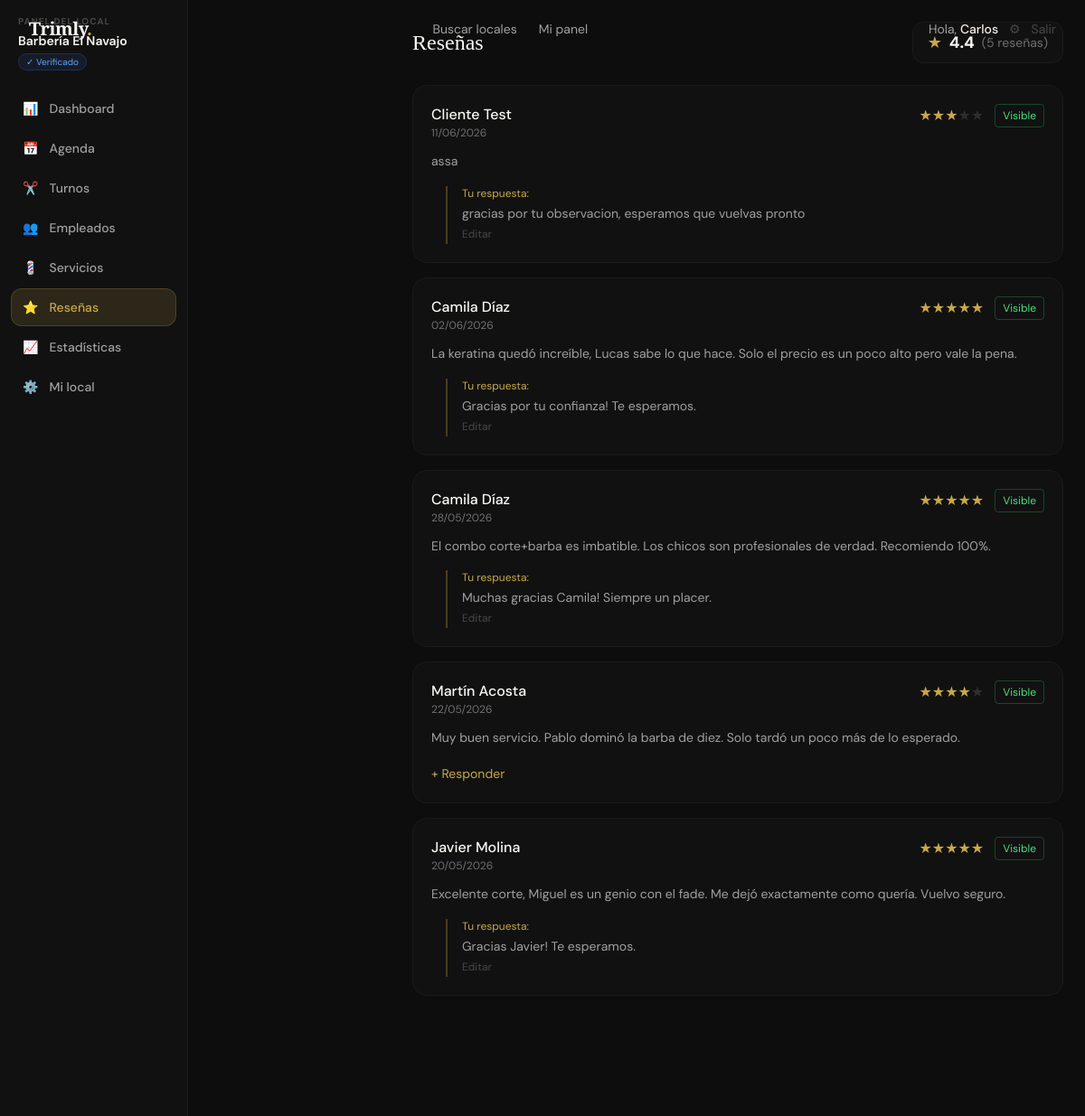
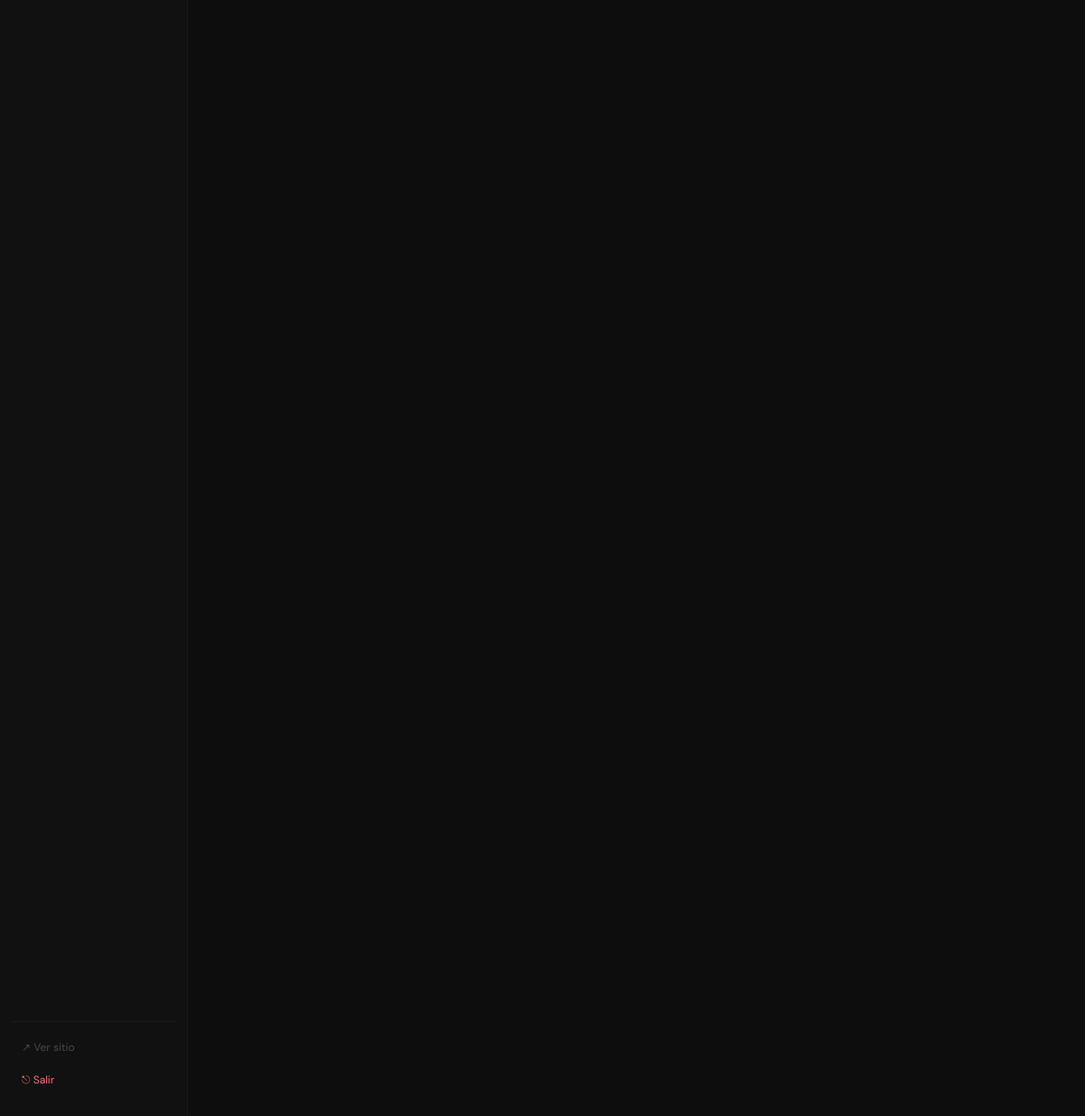
The app's page /panel/resenas (signed in) with its own data (2 pictures, top to bottom).
### tables this page shows
CREATE TABLE `shops` (
  `id` int UNSIGNED NOT NULL,
  `owner_id` int UNSIGNED NOT NULL,
  `name` varchar(120) NOT NULL,
  `slug` varchar(130) NOT NULL,
  `type` enum('barbershop','salon','mixed','nails','spa','tattoo','makeup','other') NOT NULL DEFAULT 'barbershop',
  `target_audience` enum('men','women','unisex') NOT NULL DEFAULT 'unisex',
  `description` text,
  `specialties` varchar(500) DEFAULT NULL,
  `amenities` varchar(500) DEFAULT NULL,
  `phone` varchar(30) DEFAULT NULL,
  `email` varchar(150) DEFAULT NULL,
  `website` varchar(255) DEFAULT NULL,
  `instagram` varchar(100) DEFAULT NULL,
  `facebook` varchar(100) DEFAULT NULL,
  `whatsapp` varchar(30) DEFAULT NULL,
  `logo` varchar(255) DEFAULT NULL,
  `cover_image` varchar(255) DEFAULT NULL,
  `address` varchar(255) DEFAULT NULL,
  `city` varchar(100) DEFAULT NULL,
  `province` varchar(100) DEFAULT NULL,
  `country` varchar(80) NOT NULL DEFAULT 'Argentina',
  `postal_code` varchar(20) DEFAULT NULL,
  `latitude` decimal(10,7) DEFAULT NULL,
  `longitude` decimal(10,7) DEFAULT NULL,
  `currency` char(3) NOT NULL DEFAULT 'ARS',
  `rating_avg` decimal(3,2) NOT NULL DEFAULT '0.00',
  `rating_count` int UNSIGNED NOT NULL DEFAULT '0',
  `status` enum('pending','active','suspended','closed') NOT NULL DEFAULT 'pending',
  `plan` enum('free','pro','premium') NOT NULL DEFAULT 'free',
  `plan_expires` date DEFAULT NULL,
  `verified` tinyint(1) NOT NULL DEFAULT '0',
  `featured` tinyint(1) NOT NULL DEFAULT '0',
  `views_count` int UNSIGNED NOT NULL DEFAULT '0',
  `is_shadowbanned` tinyint(1) NOT NULL DEFAULT '0',
  `suspension_reason` varchar(500) DEFAULT NULL,
  `suspension_until` datetime DEFAULT NULL,
  `ban_reason` varchar(500) DEFAULT NULL,
  `created_at` datetime NOT NULL DEFAULT CURRENT_TIMESTAMP,
  `updated_at` datetime NOT NULL DEFAULT CURRENT_TIMESTAMP ON UPDATE CURRENT_TIMESTAMP
);

CREATE TABLE `reviews` (
  `id` int UNSIGNED NOT NULL,
  `appointment_id` int UNSIGNED NOT NULL,
  `shop_id` int UNSIGNED NOT NULL,
  `client_id` int UNSIGNED DEFAULT NULL,
  `rating` tinyint UNSIGNED NOT NULL,
  `rating_cleanliness` tinyint DEFAULT NULL,
  `rating_punctuality` tinyint DEFAULT NULL,
  `rating_value` tinyint DEFAULT NULL,
  `comment` text,
  `reply` text,
  `reply_at` datetime DEFAULT NULL,
  `is_visible` tinyint(1) NOT NULL DEFAULT '1',
  `report_count` tinyint UNSIGNED NOT NULL DEFAULT '0',
  `flagged_at` datetime DEFAULT NULL,
  `helpful_count` int UNSIGNED NOT NULL DEFAULT '0',
  `created_at` datetime NOT NULL DEFAULT CURRENT_TIMESTAMP
);

CREATE TABLE `appointments` (
  `id` int UNSIGNED NOT NULL,
  `shop_id` int UNSIGNED NOT NULL,
  `employee_id` int UNSIGNED NOT NULL,
  `service_id` int UNSIGNED NOT NULL,
  `client_id` int UNSIGNED DEFAULT NULL,
  `client_name` varchar(100) NOT NULL,
  `client_email` varchar(150) NOT NULL,
  `client_phone` varchar(30) DEFAULT NULL,
  `date` date NOT NULL,
  `start_time` time NOT NULL,
  `end_time` time NOT NULL,
  `duration_min` smallint UNSIGNED NOT NULL,
  `price` decimal(10,2) NOT NULL DEFAULT '0.00',
  `deposit_amount` decimal(10,2) NOT NULL DEFAULT '0.00',
  `status` enum('pending','confirmed','cancelled_client','cancelled_shop','completed','no_show') NOT NULL DEFAULT 'pending',
  `payment_option` enum('online','on_site') NOT NULL DEFAULT 'on_site',
  `payment_status` enum('unpaid','deposit_paid','fully_paid','refunded') NOT NULL DEFAULT 'unpaid',
  `payment_ref` varchar(100) DEFAULT NULL,
  `notes` text,
  `internal_notes` text,
  `reminder_sent` tinyint(1) NOT NULL DEFAULT '0',
  `confirm_token` varchar(80) DEFAULT NULL,
  `cancel_token` varchar(80) DEFAULT NULL,
  `created_at` datetime NOT NULL DEFAULT CURRENT_TIMESTAMP,
  `updated_at` datetime NOT NULL DEFAULT CURRENT_TIMESTAMP ON UPDATE CURRENT_TIMESTAMP
);

### app/Controllers/BaseController.php (called while the page is built, shortened)
<?php
abstract class BaseController
{
    protected function view(string $template, array $viewData = [], int $status = 200): void
    {
        require APP_PATH . '/Views/partials/layout.php';
    }
    protected function auth(): ?array
    {
        return $_SESSION['user'] ?? null;
    }
}

### app/Controllers/ReviewController.php (called while the page is built, shortened)
<?php
class ReviewController extends BaseController
{
    private Shop   $shopModel;
    private Review $reviewModel;
    public function __construct()
    {
        $this->shopModel   = new Shop();
        $this->reviewModel = new Review();
    }
    private function getOwnerShop(): array
    {
        $user = $this->auth();
        $shop = $this->shopModel->findBy('owner_id', $user['id']);
        return $shop;
    }
    public function shopIndex(): void
    {
        $shop  = $this->getOwnerShop();
        $page  = (int) ($this->input('page', 1));
        $result = $this->reviewModel->getByShop($shop['id'], $page, 15);
        $this->view('shop_dash/reviews', [
            'pageTitle' => 'Reseñas — ' . $shop['name'],
            'shop'      => $shop,
            'reviews'   => $result['data'],
            'pagination'=> $result,
        ]);
    }
}

### index.php (called while the page is built, shortened)
<?php
$routes = require BASE_PATH . '/routes/web.php';
$method = $_SERVER['REQUEST_METHOD'];
$uri  = parse_url($_SERVER['REQUEST_URI'], PHP_URL_PATH);
$base = base_path();
$uri = rtrim($uri, '/') ?: '/';
$matched = null; $params = [];
foreach ($routes as [$rMethod, $pattern, $handler, $middleware]) {
    if (strtoupper($rMethod) !== $method) continue;
    $regex = str_contains($pattern, '{any}')
        ? str_replace('{any}', '(.*)', $pattern)
        : preg_replace('/\{[^}]+\}/', '([^/]+)', $pattern);
    $regex = '#^' . $regex . '$#u';
    if (preg_match($regex, $uri, $matches)) {
        preg_match_all('/\{([^}]+)\}/', $pattern, $paramNames);
        array_shift($matches);
        $params  = !empty($paramNames[1]) ? array_combine($paramNames[1], $matches) : [];
        $matched = [$handler, $middleware, $params];
        break;
    }
}
[$handler, $middleware, $params] = $matched;
[$controllerName, $actionName] = explode('@', $handler);
$controller = new $controllerClass();
$controller->$actionName(...array_values($params));

### config/database.php (called while the page is built)
<?php
return [
    'driver'   => 'mysql',
    'host'     => getenv('DB_HOST')    ?: '127.0.0.1',
    'port'     => getenv('DB_PORT')    ?: 3306,
    'database' => getenv('DB_NAME')    ?: 'trimly',
    'username' => getenv('DB_USER')    ?: 'root',
    'password' => getenv('DB_PASS')    ?: '',
    'charset'  => 'utf8mb4',
    'options'  => [
        PDO::ATTR_ERRMODE            => PDO::ERRMODE_EXCEPTION,
        PDO::ATTR_DEFAULT_FETCH_MODE => PDO::FETCH_ASSOC,
        PDO::ATTR_EMULATE_PREPARES   => false,
        PDO::ATTR_TIMEOUT            => 5,
    ],
];

### app/Models/Database.php (called while the page is built, shortened)
<?php
class Database
{
    private static ?PDO $instance = null;
    public static function getInstance(): PDO
    {
        if (self::$instance === null) {
            $cfg = require BASE_PATH . '/config/database.php';
            $dsn = "mysql:host={$cfg['host']};port={$cfg['port']};dbname={$cfg['database']};charset={$cfg['charset']}";
            try {
                self::$instance = new PDO($dsn, $cfg['username'], $cfg['password'], $cfg['options']);
            } catch (PDOException $e) {
                error_log('Trimly DB Error: ' . $e->getMessage());
                http_response_code(500);
                echo '<!DOCTYPE html><html><head><meta charset="UTF-8"><title>Error de conexión</title>
                <style>body{background:#0d0d0d;color:#eee;font-family:sans-serif;display:flex;align-items:center;justify-content:center;min-height:100vh;margin:0;}
                .box{text-align:center;padding:40px;border:1px solid #333;border-radius:16px;max-width:500px;}
                h1{color:#C9A84C;margin-bottom:12px;}p{color:#888;margin:8px 0;font-size:14px;}
                .err{background:#1a0000;border:1px solid #5a0000;border-radius:8px;padding:12px;margin:16px 0;font-family:monospace;font-size:13px;color:#ff6b6b;text-align:left;}</style>
                </head><body><div class="box">
                <h1>⚠ Error de base de datos</h1>
                <p>No se pudo conectar a MySQL. Verificá que:</p>
                <p>• MySQL esté corriendo en Laragon (botón verde)</p>
                <p>• La base de datos <strong>trimly</strong> exista</p>
                <p>• Las credenciales en <strong>.env</strong> sean correctas</p>
                <div class="err">' . htmlspecialchars($e->getMessage()) . '</div>
                </div></body></html>';
                exit;
            }
        }
        return self::$instance;
    }
}

### app/Models/BaseModel.php (called while the page is built, shortened)
<?php
abstract class BaseModel
{
    protected PDO    $db;
    protected string $table;
    public function __construct()
    {
        $this->db = Database::getInstance();
    }
    public function findBy(string $column, mixed $value): array|false
    {
        $st = $this->db->prepare("SELECT * FROM {$this->table} WHERE `$column` = ? LIMIT 1");
        $st->execute([$value]);
        return $st->fetch();
    }
    public function raw(string $sql, array $params = []): array
    {
        $st = $this->db->prepare($sql);
        $st->execute($params);
        return $st->fetchAll();
    }
}

### app/Helpers/Helpers.php (called while the page is built, shortened)
<?php
function base_path(): string {
    static $base = null;
    if ($base === null) {
        $appUrl = rtrim(getenv('APP_URL') ?: 'http://localhost', '/');
        $parsed = parse_url($appUrl);
        $base   = rtrim($parsed['path'] ?? '', '/');
    }
    return $base;
}
function path(string $route = ''): string {
    return base_path() . '/' . ltrim($route, '/');
}
function e(mixed $val): string {
    return htmlspecialchars((string)($val ?? ''), ENT_QUOTES | ENT_SUBSTITUTE, 'UTF-8');
}
function fecha(string|null $date, string $format = 'd/m/Y'): string {
    return date($format, strtotime($date));
}

### app/Models/Models.php (called while the page is built, shortened)
<?php
class Review extends BaseModel {
    public function getByShop(int $shopId, int $page=1, int $perPage=10, string $sort='newest'): array {
        $offset=($page-1)*$perPage;
        $total=$this->count('shop_id=? AND is_visible=1',[$shopId]);
        $orderBy = match($sort) {
            'highest' => 'r.rating DESC, r.created_at DESC',
            'lowest'  => 'r.rating ASC,  r.created_at DESC',
            default   => 'r.created_at DESC',
        };
        $data=$this->raw("SELECT r.*,a.client_name,a.client_email FROM reviews r JOIN appointments a ON a.id=r.appointment_id WHERE r.shop_id=? AND r.is_visible=1 ORDER BY {$orderBy} LIMIT {$perPage} OFFSET {$offset}",[$shopId]);
        return['data'=>$data,'total'=>$total,'per_page'=>$perPage,'current_page'=>$page,'last_page'=>max(1,(int)ceil($total/$perPage)),'sort'=>$sort];
    }
}

### app/Views/shop_dash/reviews.php (the view, shortened to what this page needs)
<div class="flex">
  <?php include __DIR__ . '/partials/sidebar.php'; ?>
  <div class="ml-56 flex-1 p-6 min-h-screen bg-ink-900 max-w-4xl">
    <div class="flex items-center justify-between mb-6">
      <h1 class="font-display text-2xl text-cream-light">Reseñas</h1>
      <div class="flex items-center gap-2 bg-ink-800 border border-ink-700 rounded-xl px-4 py-2">
        <span class="text-gold text-lg">★</span>
        <span class="text-cream-light font-bold text-lg"><?= number_format((float)$shop['rating_avg'],1) ?></span>
        <span class="text-ink-400 text-sm">(<?= $shop['rating_count'] ?> reseñas)</span>
      </div>
    </div>
    <?php if (empty($reviews)): ?>
    <div class="text-center py-20 text-ink-400">
      <p>Todavía no recibiste reseñas</p>
      <p class="text-sm mt-2">Las reseñas aparecerán cuando los clientes completen sus turnos</p>
    </div>
    <?php else: ?>
    <div class="space-y-4">
      <?php foreach ($reviews as $r): ?>
      <div class="bg-ink-800 border border-ink-700 rounded-2xl p-5" id="review-<?= $r['id'] ?>">
        <div class="flex items-start justify-between mb-3">
          <div>
            <p class="text-cream-light font-medium"><?= e($r['client_name'] ?? 'Cliente') ?></p>
            <p class="text-ink-400 text-xs"><?= fecha($r['created_at'], 'd/m/Y') ?></p>
          </div>
          <div class="flex items-center gap-3">
            <div class="text-gold"><?= str_repeat('★', (int)$r['rating']) ?><span class="text-ink-600"><?= str_repeat('★', 5-(int)$r['rating']) ?></span></div>
            <button onclick="toggleVisibility(<?= $r['id'] ?>, <?= $r['is_visible'] ?>)"
                    class="text-xs px-2 py-1 rounded border <?= $r['is_visible'] ? 'border-green-500/30 text-green-400' : 'border-red-500/30 text-red-400' ?>">
              <?= $r['is_visible'] ? 'Visible' : 'Oculta' ?>
            </button>
          </div>
        </div>
        <?php if ($r['comment']): ?>
        <p class="text-ink-300 text-sm leading-relaxed mb-4"><?= e($r['comment']) ?></p>
        <?php endif; ?>
        <?php if ($r['reply']): ?>
        <div class="ml-4 pl-4 border-l-2 border-gold/30">
          <p class="text-xs text-gold mb-1">Tu respuesta:</p>
          <p class="text-ink-300 text-sm" id="reply-text-<?= $r['id'] ?>"><?= e($r['reply']) ?></p>
          <button onclick="showReplyForm(<?= $r['id'] ?>)" class="text-xs text-ink-500 hover:text-gold mt-1">Editar</button>
        </div>
        <?php else: ?>
        <button onclick="showReplyForm(<?= $r['id'] ?>)" class="text-sm text-gold hover:underline">+ Responder</button>
        <?php endif; ?>
      </div>
      <?php endforeach; ?>
    </div>
    <?php endif; ?>
  </div>
</div>

### app/Views/shop_dash/partials/sidebar.php (shortened to what this page needs)
<?php
$cur = parse_url($_SERVER['REQUEST_URI'], PHP_URL_PATH);
$nav=[['url'=>'/panel','label'=>'Dashboard','icon'=>'📊'],['url'=>'/panel/agenda','label'=>'Agenda','icon'=>'📅'],['url'=>'/panel/turnos','label'=>'Turnos','icon'=>'✂️'],['url'=>'/panel/empleados','label'=>'Empleados','icon'=>'👥'],['url'=>'/panel/servicios','label'=>'Servicios','icon'=>'💈'],['url'=>'/panel/resenas','label'=>'Reseñas','icon'=>'⭐'],['url'=>'/panel/estadisticas','label'=>'Estadísticas','icon'=>'📈'],['url'=>'/panel/local','label'=>'Mi local','icon'=>'⚙️']];
?>
<aside class="hidden lg:flex flex-col w-52 shrink-0 bg-ink-800 border-r border-ink-700 min-h-screen pt-4 pb-6 px-3">
  <?php if(!empty($shop)): ?>
  <div class="mb-5 px-2">
    <p class="text-[10px] font-bold uppercase tracking-widest text-ink-500 mb-1">Panel del local</p>
    <p class="text-sm font-semibold text-cream-light truncate"><?= e($shop['name']) ?></p>
    <?php if($shop['status']!=='active'): ?><span class="text-[10px] bg-amber-500/10 text-amber-400 border border-amber-500/20 px-2 py-0.5 rounded-full"><?= ucfirst($shop['status']) ?></span>
    <?php elseif(!empty($shop['verified'])): ?><span class="text-[10px] bg-blue-500/10 text-blue-400 border border-blue-500/20 px-2 py-0.5 rounded-full">✓ Verificado</span><?php endif; ?>
  </div>
  <?php endif; ?>
  <nav class="flex-1 space-y-0.5">
    <?php foreach($nav as $item):
      $active=$cur===$item['url']||($item['url']!=='/panel'&&str_starts_with($cur,$item['url']));
      $cls=$active?'bg-gold/15 text-gold border border-gold/20':'text-ink-300 hover:bg-ink-700 hover:text-cream-light border border-transparent';
    ?>
    <a href="<?= path($item['url']) ?>" class="flex items-center gap-3 px-3 py-2.5 rounded-xl text-sm font-medium transition-all <?= $cls ?>">
      <span><?= $item['icon'] ?></span><span><?= $item['label'] ?></span>
    </a>
    <?php endforeach; ?>
  </nav>
  <div class="border-t border-ink-700 pt-3 mt-3 space-y-1">
    <a href="<?= path('/') ?>"       class="flex items-center gap-2 px-3 py-2 text-xs text-ink-500 hover:text-gold rounded-lg transition-colors">↗ Ver sitio</a>
    <a href="<?= path('/logout') ?>" class="flex items-center gap-2 px-3 py-2 text-xs text-red-400 hover:text-red-300 rounded-lg transition-colors">⎋ Salir</a>
  </div>
</aside>

### records on screen
shops: name "Barbería El Navajo", rating_avg "4.4", rating_count "5"
reviews: appointment.client_name "Cliente Test", created_at "11/06/2026", rating "★★★", rating "★★", is_visible "Visible", comment "assa", reply "gracias por tu observacion, esperamos que vuelvas pronto"
reviews: appointment.client_name "Camila Díaz", created_at "02/06/2026", rating "★★★★★", is_visible "Visible", comment "La keratina quedó increíble, Lucas sabe lo que hace. Solo el precio es un poco alto pero vale la pena.", reply "Gracias por tu confianza! Te esperamos."
reviews: appointment.client_name "Camila Díaz", created_at "28/05/2026", rating "★★★★★", is_visible "Visible", comment "El combo corte+barba es imbatible. Los chicos son profesionales de verdad. Recomiendo 100%.", reply "Muchas gracias Camila! Siempre un placer."
reviews: appointment.client_name "Martín Acosta", created_at "22/05/2026", rating "★★★★", rating "★", is_visible "Visible", comment "Muy buen servicio. Pablo dominó la barba de diez. Solo tardó un poco más de lo esperado."
reviews: appointment.client_name "Javier Molina", created_at "20/05/2026", rating "★★★★★", is_visible "Visible", comment "Excelente corte, Miguel es un genio con el fade. Me dejó exactamente como quería. Vuelvo seguro.", reply "Gracias Javier! Te esperamos."

### other values on screen
explode(' ',$user['name'])[0] "Carlos"
$item['icon'] "📊"
$item['label'] "Dashboard"
$item['icon'] "📅"
$item['label'] "Agenda"
$item['icon'] "✂️"
$item['label'] "Turnos"
$item['icon'] "👥"
$item['label'] "Empleados"
$item['icon'] "💈"
$item['label'] "Servicios"
$item['icon'] "⭐"
$item['label'] "Reseñas"
$item['icon'] "📈"
$item['label'] "Estadísticas"
